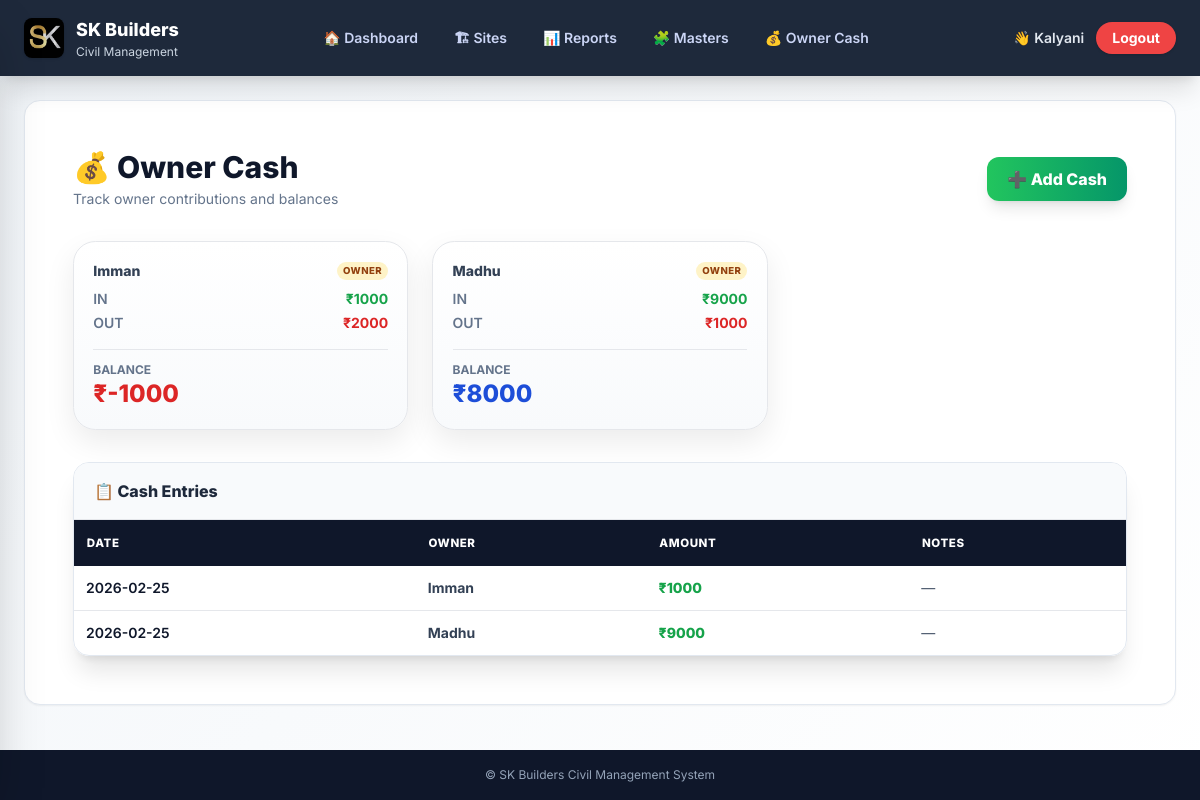
Screenshot of /owners/cash/ (signed in) with the database file from the repository.
### civil_app/models.py (models this page shows, shortened)
class Owner(models.Model):
    name = models.CharField(max_length=100)

class OwnerCashEntry(models.Model):
    owner = models.ForeignKey(Owner, on_delete=models.CASCADE)
    date = models.DateField()
    amount = models.FloatField()
    notes = models.CharField(max_length=200, blank=True)

### civil_app/views.py (the view)
# urls.py: path("owners/cash/", views.owner_cash_list, name="owner_cash_list"),
@login_required
def owner_cash_list(request):
    owners = Owner.objects.all()
    summary = []
    for owner in owners:
        total_in = OwnerCashEntry.objects.filter(owner=owner).aggregate(
            s=Sum("amount")
        )["s"] or 0
        total_out = OtherExpense.objects.filter(
            owner=owner
        ).aggregate(
            s=Sum("amount")
        )["s"] or 0
        balance = total_in - total_out
        summary.append({
            "owner": owner,
            "total_in": total_in,
            "total_out": total_out,
            "balance": balance,
        })
    entries = OwnerCashEntry.objects.select_related("owner").order_by("-date")
    return render(request, "owner_cash_list.html", {
        "summary": summary,
        "entries": entries,
    })

### civil_app/templates/owner_cash_list.html (shortened to what this page needs)
{% extends "base.html" %}
{% block content %}
<div class="max-w-7xl mx-auto px-6 py-6 space-y-8 animate-fade-in">
  <div class="flex flex-col md:flex-row md:items-center md:justify-between gap-4">
<div>
  <h2 class="text-3xl font-extrabold text-slate-900 flex items-center gap-2">
    💰 Owner Cash
  </h2>
  <p class="text-sm text-slate-500 mt-1">
    Track owner contributions and balances
  </p>
</div>
<a href="{% url 'owner_cash_add' %}"
   class="bg-gradient-to-r from-green-500 to-emerald-600
          hover:from-green-600 hover:to-emerald-700
          text-white px-5 py-2.5 rounded-xl font-extrabold
          shadow-lg transition duration-200 transform hover:-translate-y-0.5">
   ➕ Add Cash
</a>
  </div>
  <div class="grid md:grid-cols-3 gap-6">
{% for s in summary %}
<div class="summary-card">
  <div class="flex items-center justify-between mb-2">
    <p class="text-sm font-extrabold text-slate-700">
      {{ s.owner.name }}
    </p>
    <span class="badge">OWNER</span>
  </div>
  <div class="space-y-1 text-sm">
    <div class="flex justify-between">
      <span class="text-slate-500 font-semibold">IN</span>
      <span class="font-bold text-green-600">
        ₹{{ s.total_in|floatformat:0 }}
      </span>
    </div>
    <div class="flex justify-between">
      <span class="text-slate-500 font-semibold">OUT</span>
      <span class="font-bold text-red-600">
        ₹{{ s.total_out|floatformat:0 }}
      </span>
    </div>
  </div>
  <div class="mt-4 pt-3 border-t">
    <p class="text-xs text-slate-500 font-bold">BALANCE</p>
    <p class="text-2xl font-extrabold
       {% if s.balance < 0 %}
         text-red-600
       {% else %}
         text-blue-700
       {% endif %}">
      ₹{{ s.balance|floatformat:0 }}
    </p>
  </div>
</div>
{% endfor %}
  </div>
  <div class="bg-white/90 backdrop-blur border border-slate-200
              rounded-2xl shadow-xl overflow-hidden">
<div class="px-5 py-4 border-b bg-slate-50">
  <h3 class="font-extrabold text-slate-800">
    📋 Cash Entries
  </h3>
</div>
<div class="overflow-x-auto">
  <table class="w-full text-sm">
    <thead class="bg-slate-900 text-white sticky top-0">
      <tr>
        <th class="th">Date</th>
        <th class="th">Owner</th>
        <th class="th">Amount</th>
        <th class="th">Notes</th>
      </tr>
    </thead>
    <tbody class="divide-y">
      {% for e in entries %}
      <tr class="hover:bg-yellow-50 transition">
        <td class="td font-semibold">
          {{ e.date|date:"Y-m-d" }}
        </td>
        <td class="td font-bold text-slate-700">
          {{ e.owner.name }}
        </td>
        <td class="td font-extrabold text-green-600">
          ₹{{ e.amount|floatformat:0 }}
        </td>
        <td class="td text-slate-600">
          {{ e.notes|default:"—" }}
        </td>
      </tr>
      {% endfor %}
    </tbody>
  </table>
</div>
  </div>
</div>
{% endblock %}

### civil_app/templates/base.html (shortened to what this page needs)
{% load static %}
<!DOCTYPE html>
<html lang="en">
<head>
<script src="https://cdn.tailwindcss.com"></script>
</head>
<body>
<header class="bg-slate-800 text-white px-6 py-4
flex items-center justify-between
shadow-xl relative overflow-hidden">
<a href="/" class="flex items-center gap-3 hover:opacity-90 transition">
<img src="{% static 'images/logo.jpeg' %}"
class="h-9 sm:h-10 rounded-lg shadow">
<div class="leading-tight">
<h1 class="font-extrabold text-lg">SK Builders</h1>
<p class="text-xs text-slate-300">Civil Management</p>
</div>
</a>
<nav class="hidden md:flex items-center gap-8 text-sm font-semibold">
<a href="/" class="nav-top {% if request.path == '/' %}active-top{% endif %}">
🏠 Dashboard
</a>
<a href="/sites/" class="nav-top {% if '/sites' in request.path %}active-top{% endif %}">
🏗 Sites
</a>
<a href="{% url 'reports' %}" class="nav-top {% if 'reports' in request.path %}active-top{% endif %}">
📊 Reports
</a>
<a href="{% url 'masters_and_payments' %}" class="nav-top {% if 'masters' in request.path %}active-top{% endif %}">
🧩 Masters
</a>
<a href="{% url 'owner_cash_list' %}" class="nav-top {% if 'owner-cash' in request.path %}active-top{% endif %}">
💰 Owner Cash
</a>
</nav>
<div class="flex items-center gap-3">
{% if user.is_authenticated %}
<span class="text-sm font-semibold text-slate-200">
👋 {{ user.username }}
</span>
<form method="post" action="{% url 'logout' %}">
<button class="bg-red-500 hover:bg-red-600
px-4 py-1.5 rounded-full
text-sm font-bold shadow transition">
Logout
</button>
</form>
{% endif %}
</div>
</header>
<main class="flex-1 max-w-7xl mx-auto w-full
px-4 md:px-6 py-6 pb-24 md:pb-6 animate-page">
<div class="bg-white
rounded-2xl
shadow-sm
border border-slate-200
p-4 sm:p-6
min-h-[70vh]">
{% block content %}{% endblock %}
</div>
</main>
<footer class="footer">
© {{ now|date:"Y" }} SK Builders Civil Management System
</footer>
</body>
</html>

### civil_app/templates/base.html (style rules this page uses)
:root { --primary:#facc15; --primary-dark:#f59e0b; --bg:#f8fafc; --text:#0f172a; }
html { scroll-behavior:smooth; }
body { font-family:'Inter',system-ui,-apple-system; background:linear-gradient(135deg,#f1f5f9,#ffffff); min-height:100vh; display:flex; flex-direction:column; color:var(--text); }
.nav-top { position:relative; padding:6px 2px; color:#cbd5f5; transition:.2s; }
.nav-top::after { content:""; position:absolute; left:0; bottom:-6px; height:3px; width:0; background:#facc15; transition:.25s; border-radius:999px; }
.animate-page { animation:fadeIn .35s ease-out; }
.footer { background:#0f172a; color:#94a3b8; font-size:12px; text-align:center; padding:16px; margin-top:auto; }

### civil_app/templates/owner_cash_list.html (style rules this page uses)
.animate-fade-in { animation:fadeIn .35s ease }
.summary-card { background:linear-gradient(180deg,#ffffff,#f8fafc); border:1px solid #e5e7eb; border-radius:1.4rem; padding:1.2rem; box-shadow:0 12px 30px rgba(0,0,0,.08); transition:.2s; }
.badge { font-size:.6rem; font-weight:800; background:#fef3c7; color:#92400e; padding:2px 6px; border-radius:999px; letter-spacing:.05em; }
.th { padding:.8rem; font-size:.72rem; font-weight:800; text-transform:uppercase; letter-spacing:.05em; text-align:left; }
.td { padding:.75rem; }

### rows the page displays
Owner: owner.name "Imman", total_in "1000", total_out "2000", balance "-1000"
Owner: owner.name "Madhu", total_in "9000", total_out "1000", balance "8000"
OwnerCashEntry: date "2026-02-25", owner.name "Imman", amount "1000", notes "—"
OwnerCashEntry: date "2026-02-25", owner.name "Madhu", amount "9000", notes "—"

### other values shown
{{ user.username }} "Kalyani"
